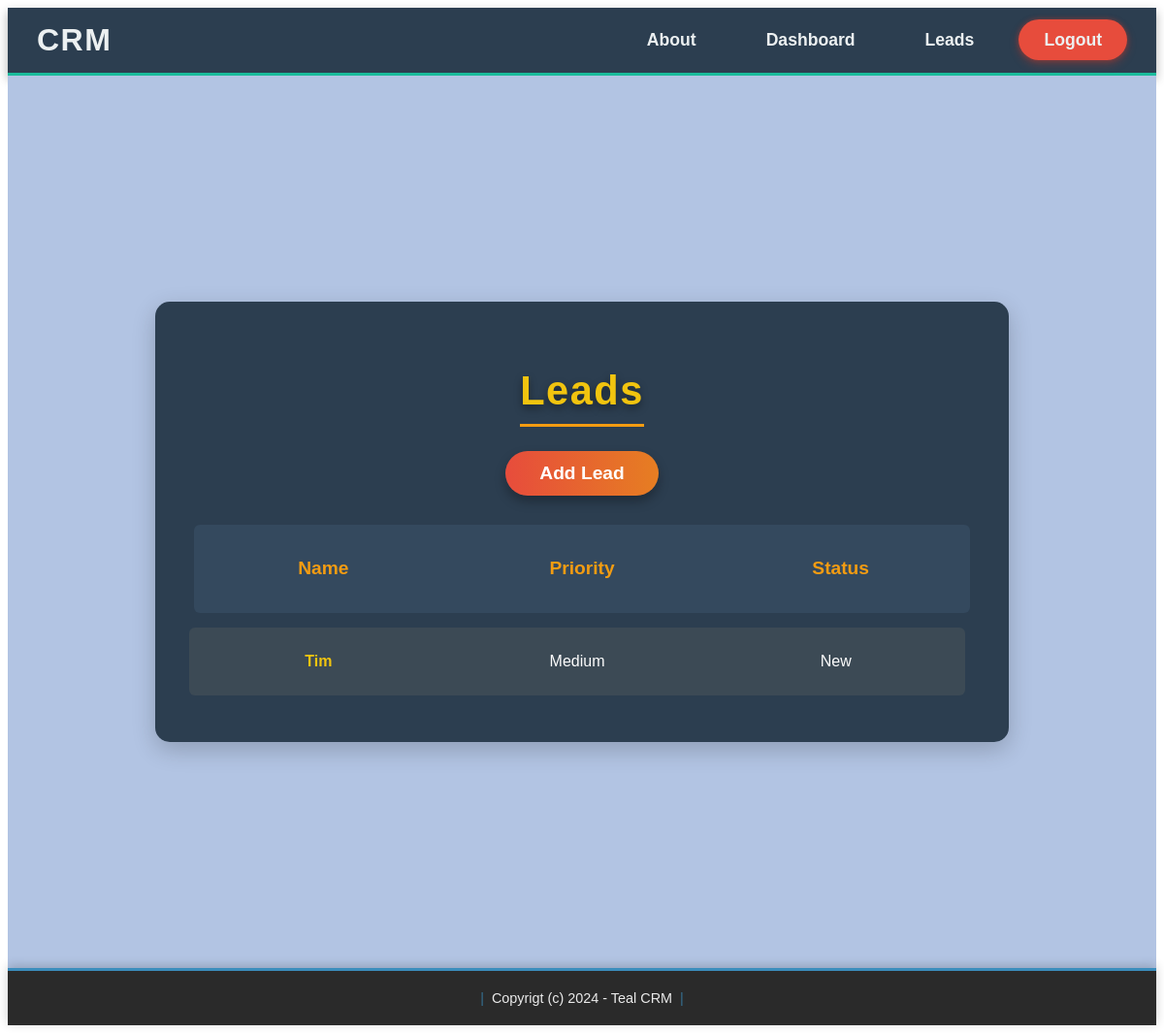
The app's page /leads_list/ (signed in), older data.
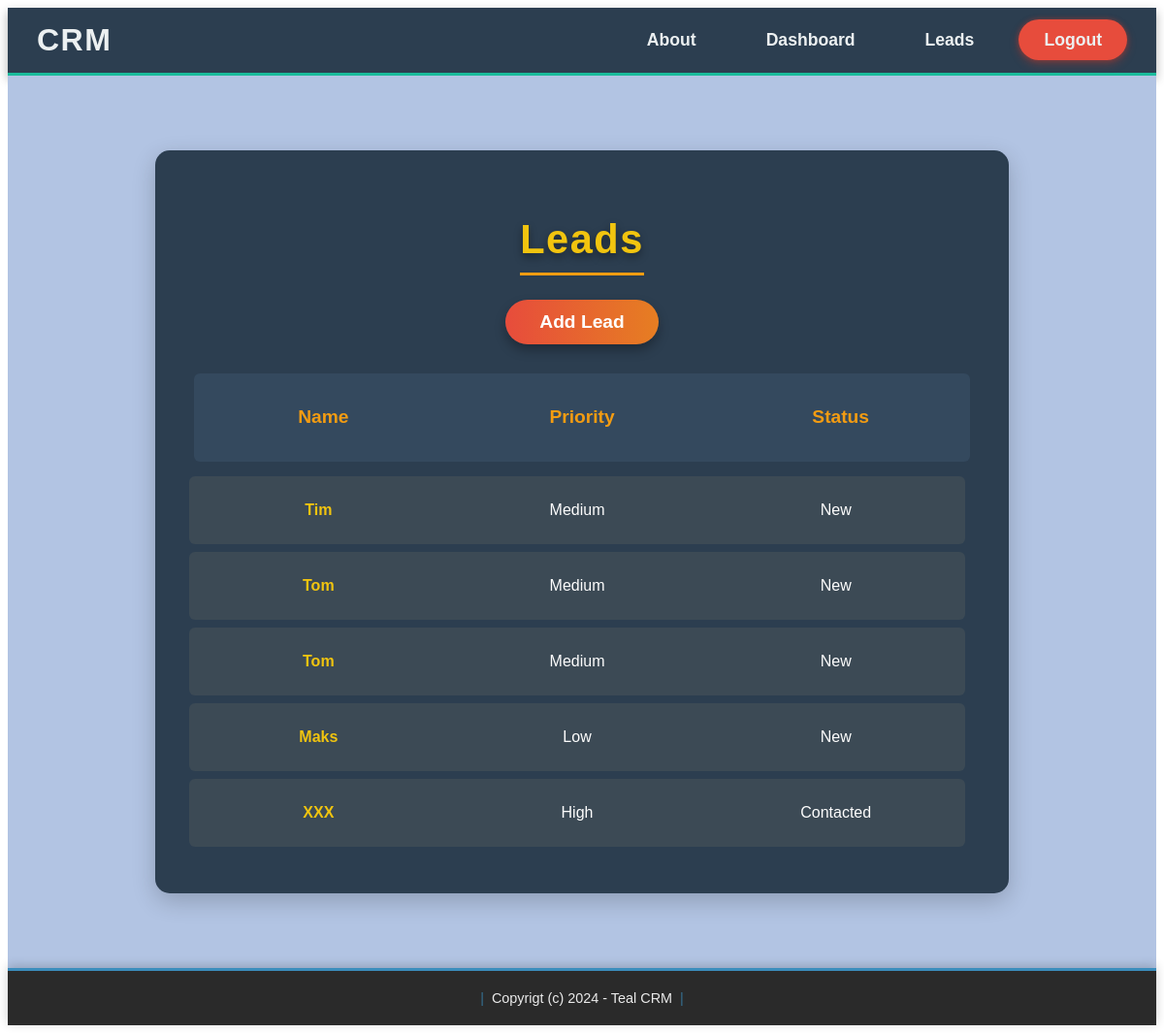
The same page, newer data.
### catalog/models.py (models this page shows, shortened)
class Lead(models.Model):
    LOW = 'low'
    MEDIUM = 'medium'
    HIGH = 'high'
    CHOICES_PRIORITY = (
        (LOW, 'Low'),
        (MEDIUM, 'Medium'),
        (HIGH, 'High'),
    )
    NEW = 'new'
    CONTACTED = 'contacted'
    WON = 'won'
    LOST = 'lost'
    CHOICES_STATUS = (
        (NEW, 'New'),
        (CONTACTED, 'Contacted'),
        (WON, 'Won'),
        (LOST, 'Lost'),
    )
    name = models.CharField(max_length=255)
    email = models.EmailField()
    description = models.TextField(blank=True, null=True)
    priority = models.CharField(max_length=10, choices=CHOICES_PRIORITY, default=MEDIUM)
    status = models.CharField(max_length=10, choices=CHOICES_STATUS, default=NEW)
    created_by = models.ForeignKey(User, related_name='leads', on_delete=models.CASCADE)
    created_at = models.DateTimeField(auto_now_add=True)
    modified_at = models.DateTimeField(auto_now=True)

### catalog/views.py (the view)
# urls.py: path('leads_list/', views.leads_list, name='leads_list'),
@login_required
def leads_list(request):
    leads = Lead.objects.filter(created_by=request.user)
    data = {'leads': leads}
    return render(request, 'lead/leads_list.html', data)

### templates/lead/leads_list.html (shortened to what this page needs)
{% extends 'base.html' %}
{% load static %}
{% block head %}
    <link rel="stylesheet" href="{% static 'hom_leads.css' %}">
    <link rel="stylesheet" href="{% static 'leads_list.css' %}">
{% endblock %}
{% block content %}
<div class="page-background">
    <div class="led">
        <h1 class="zag">Leads</h1>
        <a class="das" href="{% url 'addlead' %}">Add Lead</a>
        <div class="flex-header">
            <p class="column-title">Name</p>
            <p class="column-title">Priority</p>
            <p class="column-title">Status</p>
        </div>
        <div class="scroll-container">
            {% for lead in leads %}
                <div class="table-row">
                    <p class="row-text">
                        <a href="{% url 'leads_detail' lead.id %}">{{ lead.name }}</a>
                    </p>
                    <p class="row-text">{{ lead.get_priority_display }}</p>
                    <p class="row-text">{{ lead.get_status_display }}</p>
                </div>
            {% endfor %}
        </div>
    </div>
</div>
{% endblock %}

Row changes from the older to the newer data that the page shows:
added Lead: name "Tom", priority "Medium", status "New"
added Lead: name "Tom", priority "Medium", status "New"
added Lead: name "Maks", priority "Low", status "New"
added Lead: name "XXX", priority "High", status "Contacted"
